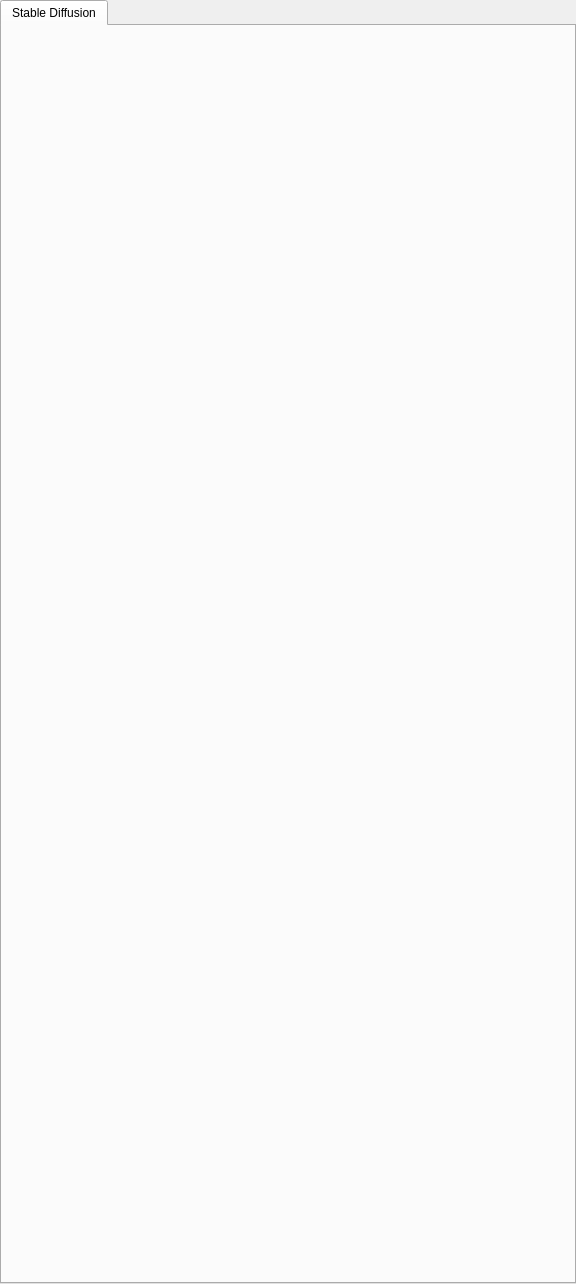
<?xml version="1.0" encoding="UTF-8"?>
<ui version="4.0">
 <class>generator_tab</class>
 <widget class="QWidget" name="generator_tab">
  <property name="geometry">
   <rect>
    <x>0</x>
    <y>0</y>
    <width>576</width>
    <height>1284</height>
   </rect>
  </property>
  <property name="sizePolicy">
   <sizepolicy hsizetype="Preferred" vsizetype="Preferred">
    <horstretch>0</horstretch>
    <verstretch>0</verstretch>
   </sizepolicy>
  </property>
  <property name="windowTitle">
   <string>Form</string>
  </property>
  <layout class="QGridLayout" name="gridLayout_2">
   <property name="leftMargin">
    <number>0</number>
   </property>
   <property name="topMargin">
    <number>0</number>
   </property>
   <property name="rightMargin">
    <number>0</number>
   </property>
   <property name="bottomMargin">
    <number>0</number>
   </property>
   <item row="0" column="0">
    <widget class="QTabWidget" name="generator_tabs">
     <property name="sizePolicy">
      <sizepolicy hsizetype="Expanding" vsizetype="Expanding">
       <horstretch>0</horstretch>
       <verstretch>0</verstretch>
      </sizepolicy>
     </property>
     <property name="currentIndex">
      <number>0</number>
     </property>
     <widget class="QWidget" name="tab_stablediffusion">
      <property name="sizePolicy">
       <sizepolicy hsizetype="Expanding" vsizetype="Preferred">
        <horstretch>0</horstretch>
        <verstretch>0</verstretch>
       </sizepolicy>
      </property>
      <attribute name="title">
       <string>Stable Diffusion</string>
      </attribute>
      <layout class="QGridLayout" name="gridLayout">
       <property name="leftMargin">
        <number>0</number>
       </property>
       <property name="topMargin">
        <number>0</number>
       </property>
       <property name="rightMargin">
        <number>0</number>
       </property>
       <property name="bottomMargin">
        <number>0</number>
       </property>
       <item row="0" column="0">
        <widget class="GeneratorForm" name="generator_form_stablediffusion" native="true">
         <property name="generator_section" stdset="0">
          <string>txt2img</string>
         </property>
         <property name="generator_name" stdset="0">
          <string>stablediffusion</string>
         </property>
        </widget>
       </item>
      </layout>
     </widget>
    </widget>
   </item>
  </layout>
 </widget>
 <customwidgets>
  <customwidget>
   <class>GeneratorForm</class>
   <extends>QWidget</extends>
   <header>airunner/components/llm/gui/widgets/generator_form/generator_form_widget</header>
   <container>1</container>
  </customwidget>
 </customwidgets>
 <resources/>
 <connections>
  <connection>
   <sender>generator_tabs</sender>
   <signal>currentChanged(int)</signal>
   <receiver>generator_tab</receiver>
   <slot>handle_generator_tab_changed(int)</slot>
   <hints>
    <hint type="sourcelabel">
     <x>68</x>
     <y>19</y>
    </hint>
    <hint type="destinationlabel">
     <x>62</x>
     <y>-9</y>
    </hint>
   </hints>
  </connection>
 </connections>
 <slots>
  <slot>handle_generator_tab_changed(int)</slot>
  <slot>handle_tab_section_changed(int)</slot>
 </slots>
</ui>
